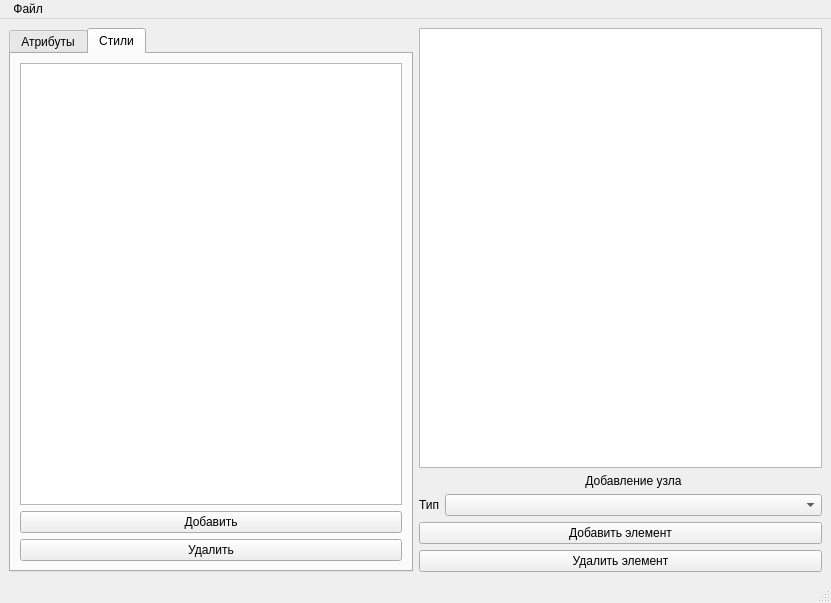
<?xml version="1.0" encoding="UTF-8"?>
<ui version="4.0">
 <class>MainWindow</class>
 <widget class="QMainWindow" name="MainWindow">
  <property name="geometry">
   <rect>
    <x>0</x>
    <y>0</y>
    <width>831</width>
    <height>603</height>
   </rect>
  </property>
  <property name="windowTitle">
   <string>PageCreator</string>
  </property>
  <widget class="QWidget" name="centralwidget">
   <layout class="QHBoxLayout" name="horizontalLayout">
    <item>
     <layout class="QHBoxLayout" name="main_layout">
      <item>
       <widget class="QTabWidget" name="tabWidget">
        <property name="currentIndex">
         <number>1</number>
        </property>
        <widget class="QWidget" name="attrWork">
         <attribute name="title">
          <string>Атрибуты</string>
         </attribute>
         <widget class="QListView" name="attrList">
          <property name="geometry">
           <rect>
            <x>9</x>
            <y>9</y>
            <width>381</width>
            <height>428</height>
           </rect>
          </property>
         </widget>
         <widget class="QPushButton" name="addNewAttrBtn">
          <property name="geometry">
           <rect>
            <x>10</x>
            <y>440</y>
            <width>381</width>
            <height>25</height>
           </rect>
          </property>
          <property name="text">
           <string>Добавить</string>
          </property>
          <property name="checkable">
           <bool>false</bool>
          </property>
         </widget>
         <widget class="QPushButton" name="delAttrBtn">
          <property name="geometry">
           <rect>
            <x>10</x>
            <y>470</y>
            <width>381</width>
            <height>25</height>
           </rect>
          </property>
          <property name="text">
           <string>Удалить</string>
          </property>
         </widget>
        </widget>
        <widget class="QWidget" name="styleWork">
         <attribute name="title">
          <string>Стили</string>
         </attribute>
         <layout class="QVBoxLayout" name="verticalLayout_2">
          <item>
           <widget class="QListView" name="styleList"/>
          </item>
          <item>
           <widget class="QPushButton" name="addNewStlBtn">
            <property name="text">
             <string>Добавить</string>
            </property>
            <property name="checkable">
             <bool>false</bool>
            </property>
           </widget>
          </item>
          <item>
           <widget class="QPushButton" name="delStlBtn">
            <property name="text">
             <string>Удалить</string>
            </property>
           </widget>
          </item>
         </layout>
        </widget>
       </widget>
      </item>
      <item>
       <layout class="QVBoxLayout" name="dom_layout">
        <item>
         <widget class="QTreeView" name="treeView"/>
        </item>
        <item>
         <layout class="QFormLayout" name="dom_control_layout">
          <item row="0" column="1">
           <widget class="QLabel" name="label">
            <property name="text">
             <string>Добавление узла</string>
            </property>
            <property name="scaledContents">
             <bool>true</bool>
            </property>
            <property name="alignment">
             <set>Qt::AlignCenter</set>
            </property>
           </widget>
          </item>
          <item row="1" column="0">
           <widget class="QLabel" name="insertTypeLable">
            <property name="text">
             <string>Тип</string>
            </property>
           </widget>
          </item>
          <item row="1" column="1">
           <widget class="QComboBox" name="insertTypeComboBox"/>
          </item>
          <item row="2" column="0" colspan="2">
           <widget class="QPushButton" name="insertInDOMBtn">
            <property name="text">
             <string>Добавить элемент</string>
            </property>
           </widget>
          </item>
          <item row="3" column="0" colspan="2">
           <widget class="QPushButton" name="removeFromDOMBtn">
            <property name="text">
             <string>Удалить элемент</string>
            </property>
           </widget>
          </item>
         </layout>
        </item>
       </layout>
      </item>
     </layout>
    </item>
   </layout>
  </widget>
  <widget class="QMenuBar" name="menubar">
   <property name="geometry">
    <rect>
     <x>0</x>
     <y>0</y>
     <width>831</width>
     <height>22</height>
    </rect>
   </property>
   <widget class="QMenu" name="menuFile">
    <property name="title">
     <string> Файл</string>
    </property>
    <addaction name="actionSave"/>
    <addaction name="actionOpen"/>
   </widget>
   <addaction name="menuFile"/>
  </widget>
  <widget class="QStatusBar" name="statusbar"/>
  <action name="actionSave">
   <property name="text">
    <string>Сохранить...</string>
   </property>
  </action>
  <action name="actionOpen">
   <property name="text">
    <string>Открыть...</string>
   </property>
  </action>
 </widget>
 <resources/>
 <connections/>
</ui>
